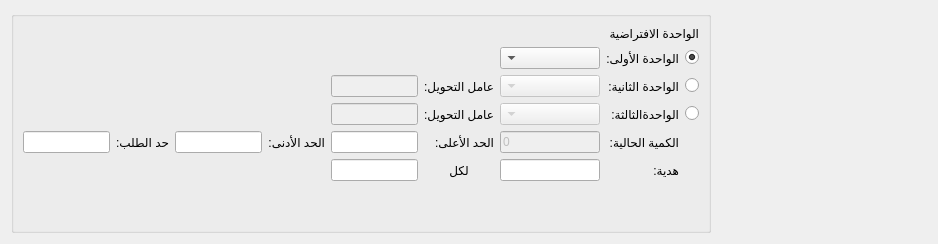
         <widget class="QWidget" name="tab">
          <attribute name="title">
           <string>الواحدات</string>
          </attribute>
          <layout class="QGridLayout" name="gridLayout_17">
           <item row="0" column="0">
            <widget class="QGroupBox" name="groupBox_4">
             <property name="maximumSize">
              <size>
               <width>700</width>
               <height>16777215</height>
              </size>
             </property>
             <property name="layoutDirection">
              <enum>Qt::RightToLeft</enum>
             </property>
             <property name="title">
              <string/>
             </property>
             <layout class="QGridLayout" name="gridLayout_10">
              <item row="0" column="0" colspan="2">
               <widget class="QLabel" name="label_16">
                <property name="text">
                 <string>الواحدة الافتراضية</string>
                </property>
               </widget>
              </item>
              <item row="1" column="0">
               <widget class="QRadioButton" name="unit1_default_radiobox">
                <property name="maximumSize">
                 <size>
                  <width>15</width>
                  <height>16777215</height>
                 </size>
                </property>
                <property name="text">
                 <string/>
                </property>
                <property name="checked">
                 <bool>true</bool>
                </property>
               </widget>
              </item>
              <item row="1" column="1">
               <widget class="QLabel" name="label_12">
                <property name="text">
                 <string>الواحدة الأولى:</string>
                </property>
               </widget>
              </item>
              <item row="1" column="2">
               <widget class="QComboBox" name="unit1_combobox">
                <property name="minimumSize">
                 <size>
                  <width>100</width>
                  <height>0</height>
                 </size>
                </property>
               </widget>
              </item>
              <item row="2" column="0">
               <widget class="QRadioButton" name="unit2_default_radiobox">
                <property name="maximumSize">
                 <size>
                  <width>15</width>
                  <height>16777215</height>
                 </size>
                </property>
                <property name="text">
                 <string/>
                </property>
               </widget>
              </item>
              <item row="2" column="1">
               <widget class="QLabel" name="label_11">
                <property name="text">
                 <string>الواحدة الثانية:</string>
                </property>
               </widget>
              </item>
              <item row="2" column="2">
               <widget class="QComboBox" name="unit2_combobox">
                <property name="enabled">
                 <bool>false</bool>
                </property>
                <property name="minimumSize">
                 <size>
                  <width>100</width>
                  <height>0</height>
                 </size>
                </property>
               </widget>
              </item>
              <item row="2" column="3">
               <widget class="QLabel" name="label_14">
                <property name="text">
                 <string>عامل التحويل:</string>
                </property>
               </widget>
              </item>
              <item row="2" column="4">
               <widget class="QLineEdit" name="unit2_to_unit1_convert">
                <property name="enabled">
                 <bool>false</bool>
                </property>
               </widget>
              </item>
              <item row="3" column="0">
               <widget class="QRadioButton" name="unit3_default_radiobox">
                <property name="maximumSize">
                 <size>
                  <width>15</width>
                  <height>16777215</height>
                 </size>
                </property>
                <property name="text">
                 <string/>
                </property>
               </widget>
              </item>
              <item row="3" column="1">
               <widget class="QLabel" name="label_13">
                <property name="text">
                 <string>الواحدةالثالثة:</string>
                </property>
               </widget>
              </item>
              <item row="3" column="2">
               <widget class="QComboBox" name="unit3_combobox">
                <property name="enabled">
                 <bool>false</bool>
                </property>
                <property name="minimumSize">
                 <size>
                  <width>100</width>
                  <height>0</height>
                 </size>
                </property>
               </widget>
              </item>
              <item row="3" column="3">
               <widget class="QLabel" name="label_15">
                <property name="text">
                 <string>عامل التحويل:</string>
                </property>
               </widget>
              </item>
              <item row="3" column="4">
               <widget class="QLineEdit" name="unit3_to_unit1_convert">
                <property name="enabled">
                 <bool>false</bool>
                </property>
               </widget>
              </item>
              <item row="4" column="1">
               <widget class="QLabel" name="label_21">
                <property name="text">
                 <string>الكمية الحالية:</string>
                </property>
               </widget>
              </item>
              <item row="4" column="2">
               <widget class="QLineEdit" name="current_quantity_input">
                <property name="enabled">
                 <bool>false</bool>
                </property>
                <property name="minimumSize">
                 <size>
                  <width>100</width>
                  <height>0</height>
                 </size>
                </property>
                <property name="text">
                 <string>0</string>
                </property>
               </widget>
              </item>
              <item row="4" column="3">
               <widget class="QLabel" name="label_18">
                <property name="text">
                 <string>الحد الأعلى:</string>
                </property>
               </widget>
              </item>
              <item row="4" column="4">
               <widget class="QLineEdit" name="max_quantity_input"/>
              </item>
              <item row="4" column="5">
               <widget class="QLabel" name="label_19">
                <property name="text">
                 <string>الحد الأدنى:</string>
                </property>
               </widget>
              </item>
              <item row="4" column="6">
               <widget class="QLineEdit" name="min_quantity_input"/>
              </item>
              <item row="4" column="7">
               <widget class="QLabel" name="label_20">
                <property name="text">
                 <string>حد الطلب:</string>
                </property>
               </widget>
              </item>
              <item row="4" column="8">
               <widget class="QLineEdit" name="request_limit_input"/>
              </item>
              <item row="5" column="1">
               <widget class="QLabel" name="label_22">
                <property name="maximumSize">
                 <size>
                  <width>50</width>
                  <height>16777215</height>
                 </size>
                </property>
                <property name="text">
                 <string>هدية:</string>
                </property>
               </widget>
              </item>
              <item row="5" column="2">
               <widget class="QLineEdit" name="gift_input">
                <property name="minimumSize">
                 <size>
                  <width>50</width>
                  <height>0</height>
                 </size>
                </property>
               </widget>
              </item>
              <item row="5" column="3">
               <widget class="QLabel" name="label_23">
                <property name="minimumSize">
                 <size>
                  <width>50</width>
                  <height>0</height>
                 </size>
                </property>
                <property name="maximumSize">
                 <size>
                  <width>200</width>
                  <height>16777215</height>
                 </size>
                </property>
                <property name="text">
                 <string>لكل</string>
                </property>
                <property name="alignment">
                 <set>Qt::AlignCenter</set>
                </property>
               </widget>
              </item>
              <item row="5" column="4">
               <widget class="QLineEdit" name="gift_for_input"/>
              </item>
              <item row="6" column="3">
               <spacer name="verticalSpacer">
                <property name="orientation">
                 <enum>Qt::Vertical</enum>
                </property>
                <property name="sizeHint" stdset="0">
                 <size>
                  <width>20</width>
                  <height>40</height>
                 </size>
                </property>
               </spacer>
              </item>
             </layout>
            </widget>
           </item>
           <item row="0" column="1">
            <spacer name="horizontalSpacer_3">
             <property name="orientation">
              <enum>Qt::Horizontal</enum>
             </property>
             <property name="sizeHint" stdset="0">
              <size>
               <width>216</width>
               <height>20</height>
              </size>
             </property>
            </spacer>
           </item>
          </layout>
         </widget>
